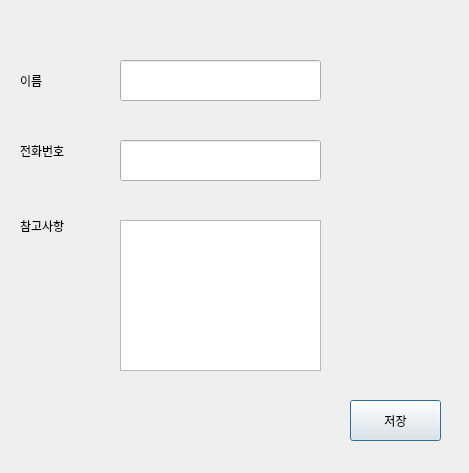
<?xml version="1.0" encoding="UTF-8"?>
<ui version="4.0">
 <class>Dialog</class>
 <widget class="QDialog" name="Dialog">
  <property name="geometry">
   <rect>
    <x>0</x>
    <y>0</y>
    <width>469</width>
    <height>473</height>
   </rect>
  </property>
  <property name="windowTitle">
   <string>Dialog</string>
  </property>
  <widget class="QLineEdit" name="lineEdit_Name">
   <property name="geometry">
    <rect>
     <x>120</x>
     <y>60</y>
     <width>201</width>
     <height>41</height>
    </rect>
   </property>
   <property name="text">
    <string/>
   </property>
  </widget>
  <widget class="QLabel" name="label_name">
   <property name="geometry">
    <rect>
     <x>20</x>
     <y>60</y>
     <width>91</width>
     <height>41</height>
    </rect>
   </property>
   <property name="text">
    <string>이름</string>
   </property>
  </widget>
  <widget class="QLabel" name="label_2">
   <property name="geometry">
    <rect>
     <x>20</x>
     <y>130</y>
     <width>81</width>
     <height>41</height>
    </rect>
   </property>
   <property name="text">
    <string>전화번호</string>
   </property>
  </widget>
  <widget class="QLabel" name="label_3">
   <property name="geometry">
    <rect>
     <x>20</x>
     <y>200</y>
     <width>91</width>
     <height>51</height>
    </rect>
   </property>
   <property name="text">
    <string>참고사항</string>
   </property>
  </widget>
  <widget class="QTextEdit" name="textEdit">
   <property name="geometry">
    <rect>
     <x>120</x>
     <y>220</y>
     <width>201</width>
     <height>151</height>
    </rect>
   </property>
  </widget>
  <widget class="QLineEdit" name="lineEdit_Num">
   <property name="geometry">
    <rect>
     <x>120</x>
     <y>140</y>
     <width>201</width>
     <height>41</height>
    </rect>
   </property>
  </widget>
  <widget class="QPushButton" name="pushButton">
   <property name="geometry">
    <rect>
     <x>350</x>
     <y>400</y>
     <width>91</width>
     <height>41</height>
    </rect>
   </property>
   <property name="text">
    <string>저장</string>
   </property>
  </widget>
 </widget>
 <resources/>
 <connections/>
</ui>
